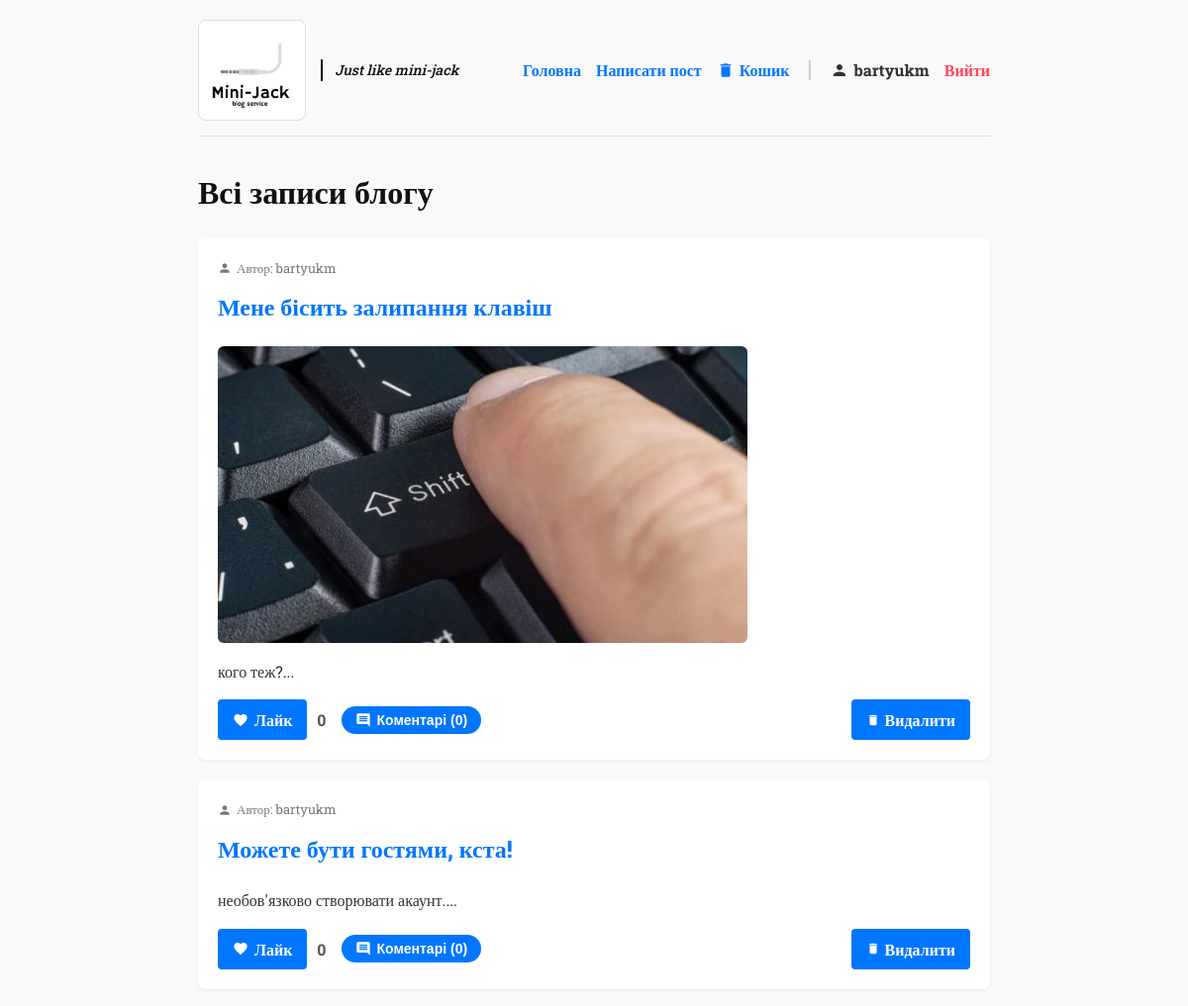
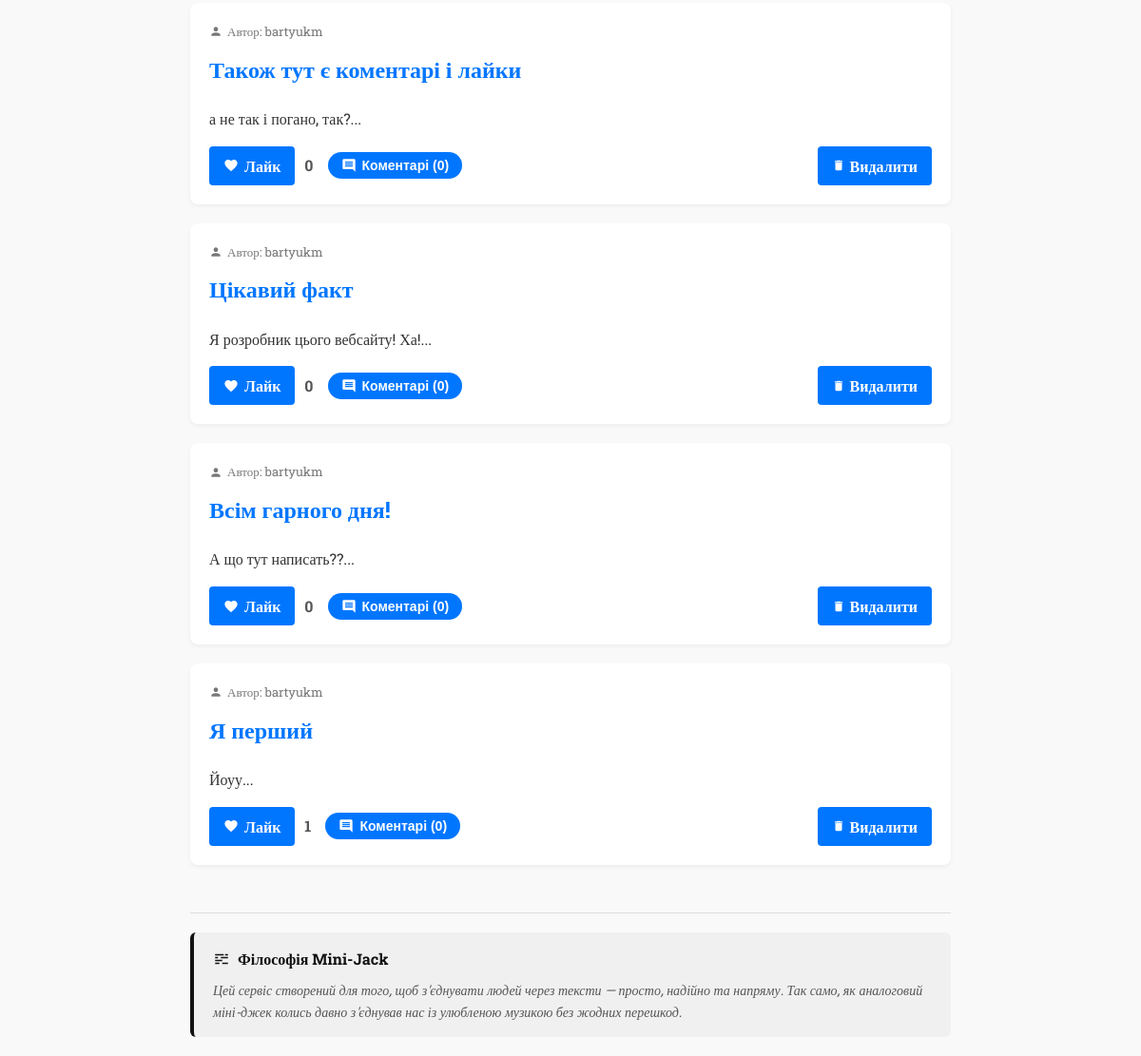
The app's page /?limit=10 (signed in) with its own data (2 pictures, top to bottom).
### tables this page shows
CREATE TABLE users (
            id INTEGER PRIMARY KEY AUTOINCREMENT,
            username TEXT UNIQUE NOT NULL,
            password TEXT NOT NULL
        );

CREATE TABLE posts (
            id INTEGER PRIMARY KEY AUTOINCREMENT,
            user_id INTEGER,
            title TEXT NOT NULL,
            content TEXT NOT NULL,
            image_filename TEXT,
            likes INTEGER DEFAULT 0,
            is_deleted INTEGER DEFAULT 0,
            deleted_at TEXT,
            FOREIGN KEY (user_id) REFERENCES users (id) ON DELETE SET NULL
        );

### app.py (the view)
@app.route('/')
def index():
    clean_old_trash()
    limit = request.args.get('limit', 5, type=int)
    conn = get_db_connection()
    posts_rows = conn.execute('''
        SELECT p.*, u.username
        FROM posts p
        LEFT JOIN users u ON p.user_id = u.id
        WHERE p.is_deleted = 0
        ORDER BY p.id DESC
        LIMIT ?
    ''', (limit + 1,)).fetchall()
    has_more = len(posts_rows) > limit
    display_posts = posts_rows[:limit]
    posts = []
    for row in display_posts:
        post_data = dict(row)
        comments_rows = conn.execute('''
            SELECT c.*, u.username
            FROM comments c
            LEFT JOIN users u ON c.user_id = u.id
            WHERE c.post_id = ?
            ORDER BY c.id ASC
        ''', (post_data['id'],)).fetchall()
        post_data['comments'] = [dict(c) for c in comments_rows]
        post_data['comments_count'] = len(post_data['comments'])
        posts.append(post_data)
    conn.close()
    return render_template('index.html', posts=posts, limit=limit, has_more=has_more)

### app.py (called while the page is built, shortened)
def get_db_connection():
    conn = sqlite3.connect('database.db')
    conn.execute('PRAGMA foreign_keys = ON;')
    conn.row_factory = sqlite3.Row
    return conn

def clean_old_trash():
    conn = get_db_connection()
    now = datetime.now()
    trash_posts = conn.execute('SELECT id, deleted_at, image_filename FROM posts WHERE is_deleted = 1').fetchall()
    conn.commit()
    conn.close()

@app.context_processor
def inject_user():
    return dict(current_user_id=session.get('user_id'), current_username=session.get('username'))

### templates/index.html (shortened to what this page needs)
<!DOCTYPE html>
<html lang="uk">
<head>
    <link rel="stylesheet" href="{{ url_for('static', filename='style.css') }}">
</head>
<body>
    <nav>
        <div class="logo-container">
            <a href="{{ url_for('index') }}" style="margin: 0; padding: 0;">
                <img src="{{ url_for('static', filename='logo.png') }}" alt="Mini-Jack" class="blog-logo">
            </a>
            <span class="site-tagline">Just like mini-jack</span>
        </div>
        <div class="nav-links" id="navLinks">
            <a href="{{ url_for('index') }}">Головна</a>
            <a href="{{ url_for('create') }}">Написати пост</a>
            <a href="{{ url_for('trash') }}">
                <svg viewBox="0 0 24 24"><path d="M6 19c0 1.1.9 2 2 2h8c1.1 0 2-.9 2-2V7H6v12zM19 4h-3.5l-1-1h-5l-1 1H5v2h14V4z"/></svg>
                Кошик
            </a>
            <div class="auth-separator"></div>
            {% if current_user_id %}
                <span class="user-greeting">
                    <svg viewBox="0 0 24 24"><path d="M12 12c2.21 0 4-1.79 4-4s-1.79-4-4-4-4 1.79-4 4 1.79 4 4 4zm0 2c-2.67 0-8 1.34-8 4v2h16v-2c0-2.66-5.33-4-8-4z"/></svg>
                    {{ current_username }}
                </span>
                <a href="{{ url_for('logout') }}" class="btn-logout">Вийти</a>
            {% else %}
                <a href="{{ url_for('login') }}">Вхід</a>
                <a href="{{ url_for('register') }}">Реєстрація</a>
            {% endif %}
        </div>
    </nav>
    <h1>Всі записи блогу</h1>
    <div class="posts">
        {% for post in posts %}
            <div class="post-preview">
                <div class="post-author-meta">
                    <svg viewBox="0 0 24 24"><path d="M12 12c2.21 0 4-1.79 4-4s-1.79-4-4-4-4 1.79-4 4 1.79 4 4 4zm0 2c-2.67 0-8 1.34-8 4v2h16v-2c0-2.66-5.33-4-8-4z"/></svg>
                    <span>Автор: {{ post['username'] if post['username'] else 'Гість' }}</span>
                </div>
                <h2><a href="{{ url_for('post', post_id=post['id']) }}">{{ post['title'] }}</a></h2>
                {% if post['image_filename'] %}
                    <div class="post-image-preview">
                        <img src="{{ url_for('static', filename='uploads/' + post['image_filename']) }}" alt="Фото поста">
                    </div>
                {% endif %}
                <p>{{ post['content'][:150] }}...</p>
                <div class="post-actions">
                    <div class="actions-left">
                        <div class="like-container">
                            <form action="{{ url_for('like_post', post_id=post['id']) }}" method="post" class="like-form" data-post-id="{{ post['id'] }}" data-likes-count="{{ post['likes'] }}">
                                <button type="submit" class="like-button" id="btn-like-{{ post['id'] }}">
                                    <svg viewBox="0 0 24 24"><path d="M12 21.35l-1.45-1.32C5.4 15.36 2 12.28 2 8.5 2 5.42 4.42 3 7.5 3c1.74 0 3.41.81 4.5 2.09C13.09 3.81 14.76 3 16.5 3 19.5 3 22 5.42 22 8.5c0 3.78-3.4 6.86-8.55 11.54L12 21.35z"/></svg>
                                    Лайк
                                </button>
                            </form>
                            <span class="like-count">{{ post['likes'] }}</span>
                        </div>
                        <button class="comment-toggle-btn" onclick="openCommentsModal({{ post['id'] }})">
                            <svg viewBox="0 0 24 24"><path d="M21.99 4c0-1.1-.89-2-1.99-2H4c-1.1 0-2 .9-2 2v12c0 1.1.9 2 2 2h14l4 4-.01-18zM18 14H6v-2h12v2zm0-3H6V9h12v2zm0-3H6V6h12v2z"/></svg>
                            Коментарі ({{ post['comments_count'] }})
                        </button>
                    </div>
                    {% set is_my_account_post = current_user_id and post['user_id'] == current_user_id %}
                    <div class="delete-btn-container" id="delete-box-{{ post['id'] }}" {% if not is_my_account_post %}style="display: none;"{% endif %}>
                        <form action="{{ url_for('delete_post', post_id=post['id']) }}" method="post">
                            <button type="submit" class="btn-delete">
                                <svg viewBox="0 0 24 24"><path d="M6 19c0 1.1.9 2 2 2h8c1.1 0 2-.9 2-2V7H6v12zM19 4h-3.5l-1-1h-5l-1 1H5v2h14V4z"/></svg>
                                Видалити
                            </button>
                        </form>
                    </div>
                </div>
            </div>
        {% endfor %}
    </div>
    <footer>
        <div class="philosophy-box">
            <h3>
                <svg viewBox="0 0 24 24"><path d="M3 17v2h6v-2H3zm0-4h10v2H3v-2zm10 6v-2h8v2h-8zM7 9v2H3V9h4zm14 2h-10V9h10v2zm-6-6v2H3V5h12zm6 2h-4V5h4v2z"/></svg>
                Філософія Mini-Jack
            </h3>
            <p>Цей сервіс створений для того, щоб з'єднувати людей через тексти — просто, надійно та напряму. Так само, як аналоговий міні-джек колись давно з'єднував нас із улюбленою музикою без жодних перешкод.</p>
        </div>
    </footer>
</body>
</html>

### static/style.css (style rules this page uses)
body { font-family: "Roboto Slab", serif; font-optical-sizing: auto; font-weight: 400; font-style: normal; line-height: 1.6; max-width: 800px; margin: 0 auto; padding: 20px; background-color: #f9f9f9; color: #333; }
h1, h2, h3 { font-family: "Roboto Slab", serif; font-weight: 700; color: #111; }
nav { display: flex; justify-content: space-between; align-items: center; margin-bottom: 30px; padding-bottom: 15px; border-bottom: 1px solid #ddd; position: relative; background-color: #f9f9f9; }
.logo-container { display: flex; align-items: center; }
.blog-logo { max-height: 90px; width: auto; display: block; border: 1px solid #ddd; border-radius: 8px; padding: 5px; background-color: #fff; }
.site-tagline { font-family: "Roboto Slab", serif; font-weight: 500; font-size: 14px; color: #111111; margin-left: 15px; font-style: italic; border-left: 2px solid #111111; padding-left: 12px; display: inline-block; }
.nav-links { display: flex; align-items: center; gap: 15px; }
nav a { text-decoration: none; color: #0076ff; font-weight: 700; display: flex; align-items: center; gap: 5px; }
nav a svg { width: 18px; height: 18px; fill: currentColor; }
.auth-separator { width: 2px; height: 20px; background-color: #ccc; margin: 0 5px; }
.user-greeting { font-weight: bold; color: #333; display: flex; align-items: center; gap: 5px; }
.user-greeting svg { width: 18px; height: 18px; fill: currentColor; }
.btn-logout { color: #ff4757 !important; }
.posts { display: block; width: 100%; }
.post-preview { background: #fff; padding: 20px; margin-bottom: 20px; border-radius: 8px; box-shadow: 0 2px 4px rgba(0,0,0,0.05); position: relative; z-index: 1; }
.post-author-meta { font-size: 13px; color: #777; margin-bottom: 10px; display: flex; align-items: center; gap: 5px; }
.post-author-meta svg { width: 14px; height: 14px; fill: currentColor; }
.post-preview h2 { margin-top: 0; }
.post-preview h2 a { text-decoration: none; color: #0076ff; }
.post-image-preview img { max-width: 100%; max-height: 300px; object-fit: cover; border-radius: 6px; margin-bottom: 15px; display: block; }
.post-actions { margin-top: 15px; display: flex; justify-content: space-between; align-items: center; flex-wrap: wrap; gap: 10px; }
.actions-left { display: flex; align-items: center; gap: 15px; }
.like-container { display: flex; align-items: center; }
.like-button { background: #ff4757; color: white; border: none; padding: 6px 14px; border-radius: 20px; cursor: pointer; font-weight: bold; font-size: 14px; display: flex; align-items: center; gap: 6px; transition: background 0.2s; }
.like-button svg { width: 16px; height: 16px; fill: currentColor; }
.like-count { margin-left: 10px; font-weight: bold; color: #555; }
.comment-toggle-btn { background: #0076ff; color: white; border: none; padding: 6px 14px; border-radius: 20px; cursor: pointer; font-weight: bold; font-size: 14px; display: flex; align-items: center; gap: 6px; transition: background 0.2s; }
.comment-toggle-btn svg { width: 16px; height: 16px; fill: currentColor; }
.btn-delete { background: #f1f2f6; color: #57606f; border: 1px solid #ced6e0; padding: 6px 12px; border-radius: 6px; cursor: pointer; font-size: 13px; display: flex; align-items: center; gap: 5px; font-weight: bold; }
.btn-delete svg, .btn-restore svg { width: 14px; height: 14px; fill: currentColor; }
button[type="submit"] { font-family: "Roboto Slab", serif; background: #0076ff; color: #fff; padding: 10px 15px; border: none; border-radius: 4px; cursor: pointer; font-size: 16px; font-weight: 700; }
footer { margin-top: 50px; padding-top: 20px; border-top: 1px solid #ddd; position: relative; clear: both; }
.philosophy-box { background-color: #f0f0f0; padding: 15px 20px; border-radius: 6px; border-left: 4px solid #111; }
.philosophy-box h3 { margin-top: 0; margin-bottom: 10px; font-size: 16px; color: #111; display: flex; align-items: center; gap: 8px; }
.philosophy-box h3 svg { width: 18px; height: 18px; fill: #111; }
.philosophy-box p { margin: 0; font-size: 14px; color: #555; font-style: italic; }

### records on screen
users: username "bartyukm"
posts: username "bartyukm", title "Мене бісить залипання клавіш", image_filename (picture), content "кого теж?", likes "0", comments_count "0"
posts: username "bartyukm", title "Можете бути гостями, кста!", content "необов'язково створювати акаунт.", likes "0", comments_count "0"
posts: username "bartyukm", title "Також тут є коментарі і лайки", content "а не так і погано, так?", likes "0", comments_count "0"
posts: username "bartyukm", title "Цікавий факт", content "Я розробник цього вебсайту! Ха!", likes "0", comments_count "0"
posts: username "bartyukm", title "Всім гарного дня!", content "А що тут написать??", likes "0", comments_count "0"
posts: username "bartyukm", title "Я перший", content "Йоуу", likes "1", comments_count "0"
